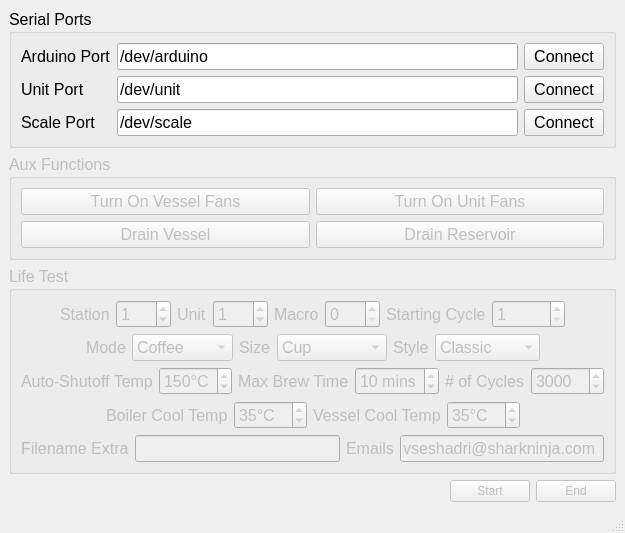
<?xml version="1.0" encoding="UTF-8"?>
<ui version="4.0">
 <class>MainWindow</class>
 <widget class="QMainWindow" name="MainWindow">
  <property name="geometry">
   <rect>
    <x>0</x>
    <y>0</y>
    <width>501</width>
    <height>458</height>
   </rect>
  </property>
  <property name="windowTitle">
   <string>MainWindow</string>
  </property>
  <widget class="QWidget" name="centralwidget">
   <layout class="QVBoxLayout" name="verticalLayout">
    <item>
     <widget class="QGroupBox" name="GB_Serial">
      <property name="font">
       <font>
        <pointsize>12</pointsize>
       </font>
      </property>
      <property name="title">
       <string>Serial Ports</string>
      </property>
      <layout class="QGridLayout" name="gridLayout">
       <item row="0" column="2">
        <widget class="QPushButton" name="PB_Arduino_Connect">
         <property name="text">
          <string>Connect</string>
         </property>
         <property name="checkable">
          <bool>true</bool>
         </property>
        </widget>
       </item>
       <item row="2" column="1">
        <widget class="QLineEdit" name="LE_Scale_Port">
         <property name="text">
          <string>/dev/scale</string>
         </property>
        </widget>
       </item>
       <item row="2" column="2">
        <widget class="QPushButton" name="PB_Scale_Connect">
         <property name="text">
          <string>Connect</string>
         </property>
         <property name="checkable">
          <bool>true</bool>
         </property>
        </widget>
       </item>
       <item row="0" column="1">
        <widget class="QLineEdit" name="LE_Arduino_Port">
         <property name="text">
          <string>/dev/arduino</string>
         </property>
        </widget>
       </item>
       <item row="1" column="2">
        <widget class="QPushButton" name="PB_Unit_Connect">
         <property name="text">
          <string>Connect</string>
         </property>
         <property name="checkable">
          <bool>true</bool>
         </property>
        </widget>
       </item>
       <item row="1" column="1">
        <widget class="QLineEdit" name="LE_Unit_Port">
         <property name="text">
          <string>/dev/unit</string>
         </property>
        </widget>
       </item>
       <item row="0" column="0">
        <widget class="QLabel" name="label">
         <property name="text">
          <string>Arduino Port</string>
         </property>
        </widget>
       </item>
       <item row="1" column="0">
        <widget class="QLabel" name="label_2">
         <property name="text">
          <string>Unit Port</string>
         </property>
        </widget>
       </item>
       <item row="2" column="0">
        <widget class="QLabel" name="label_3">
         <property name="text">
          <string>Scale Port</string>
         </property>
        </widget>
       </item>
      </layout>
     </widget>
    </item>
    <item>
     <widget class="QGroupBox" name="GB_Aux">
      <property name="enabled">
       <bool>false</bool>
      </property>
      <property name="font">
       <font>
        <pointsize>12</pointsize>
       </font>
      </property>
      <property name="title">
       <string>Aux Functions</string>
      </property>
      <layout class="QVBoxLayout" name="verticalLayout_2">
       <item>
        <layout class="QHBoxLayout" name="horizontalLayout_3">
         <item>
          <widget class="QPushButton" name="PB_Vessel_Fans">
           <property name="text">
            <string>Turn On Vessel Fans</string>
           </property>
           <property name="checkable">
            <bool>true</bool>
           </property>
          </widget>
         </item>
         <item>
          <widget class="QPushButton" name="PB_Unit_Fans">
           <property name="text">
            <string>Turn On Unit Fans</string>
           </property>
           <property name="checkable">
            <bool>true</bool>
           </property>
          </widget>
         </item>
        </layout>
       </item>
       <item>
        <layout class="QHBoxLayout" name="horizontalLayout">
         <item>
          <widget class="QPushButton" name="PB_Drain_Vessel">
           <property name="text">
            <string>Drain Vessel</string>
           </property>
           <property name="checkable">
            <bool>true</bool>
           </property>
          </widget>
         </item>
         <item>
          <widget class="QPushButton" name="PB_Drain_Reservoir">
           <property name="text">
            <string>Drain Reservoir</string>
           </property>
           <property name="checkable">
            <bool>true</bool>
           </property>
          </widget>
         </item>
        </layout>
       </item>
      </layout>
     </widget>
    </item>
    <item>
     <widget class="QGroupBox" name="GB_Life_Test">
      <property name="enabled">
       <bool>false</bool>
      </property>
      <property name="font">
       <font>
        <pointsize>12</pointsize>
       </font>
      </property>
      <property name="title">
       <string>Life Test</string>
      </property>
      <layout class="QVBoxLayout" name="verticalLayout_3" stretch="1,0,1,1,1">
       <item>
        <layout class="QHBoxLayout" name="horizontalLayout_4">
         <item>
          <spacer name="horizontalSpacer_3">
           <property name="orientation">
            <enum>Qt::Horizontal</enum>
           </property>
           <property name="sizeHint" stdset="0">
            <size>
             <width>40</width>
             <height>20</height>
            </size>
           </property>
          </spacer>
         </item>
         <item>
          <widget class="QLabel" name="label_4">
           <property name="text">
            <string>Station</string>
           </property>
          </widget>
         </item>
         <item>
          <widget class="QSpinBox" name="SB_Station">
           <property name="minimum">
            <number>0</number>
           </property>
           <property name="maximum">
            <number>999</number>
           </property>
           <property name="value">
            <number>1</number>
           </property>
          </widget>
         </item>
         <item>
          <widget class="QLabel" name="label_5">
           <property name="text">
            <string>Unit</string>
           </property>
          </widget>
         </item>
         <item>
          <widget class="QSpinBox" name="SB_Unit">
           <property name="minimum">
            <number>0</number>
           </property>
           <property name="maximum">
            <number>999</number>
           </property>
           <property name="value">
            <number>1</number>
           </property>
          </widget>
         </item>
         <item>
          <widget class="QLabel" name="label_6">
           <property name="text">
            <string>Macro</string>
           </property>
          </widget>
         </item>
         <item>
          <widget class="QSpinBox" name="SB_Macro">
           <property name="minimum">
            <number>0</number>
           </property>
           <property name="maximum">
            <number>999</number>
           </property>
           <property name="value">
            <number>0</number>
           </property>
          </widget>
         </item>
         <item>
          <widget class="QLabel" name="label_13">
           <property name="text">
            <string>Starting Cycle</string>
           </property>
          </widget>
         </item>
         <item>
          <widget class="QSpinBox" name="SB_Starting_Cycle">
           <property name="minimum">
            <number>1</number>
           </property>
           <property name="maximum">
            <number>99999</number>
           </property>
           <property name="value">
            <number>1</number>
           </property>
          </widget>
         </item>
         <item>
          <spacer name="horizontalSpacer_4">
           <property name="orientation">
            <enum>Qt::Horizontal</enum>
           </property>
           <property name="sizeHint" stdset="0">
            <size>
             <width>40</width>
             <height>20</height>
            </size>
           </property>
          </spacer>
         </item>
        </layout>
       </item>
       <item>
        <layout class="QHBoxLayout" name="horizontalLayout_5">
         <item>
          <spacer name="horizontalSpacer_5">
           <property name="orientation">
            <enum>Qt::Horizontal</enum>
           </property>
           <property name="sizeHint" stdset="0">
            <size>
             <width>40</width>
             <height>20</height>
            </size>
           </property>
          </spacer>
         </item>
         <item>
          <widget class="QLabel" name="label_7">
           <property name="text">
            <string>Mode</string>
           </property>
          </widget>
         </item>
         <item>
          <widget class="QComboBox" name="CB_Mode">
           <property name="sizePolicy">
            <sizepolicy hsizetype="MinimumExpanding" vsizetype="Fixed">
             <horstretch>0</horstretch>
             <verstretch>0</verstretch>
            </sizepolicy>
           </property>
           <property name="minimumSize">
            <size>
             <width>0</width>
             <height>0</height>
            </size>
           </property>
           <property name="currentIndex">
            <number>0</number>
           </property>
           <item>
            <property name="text">
             <string>Coffee</string>
            </property>
           </item>
           <item>
            <property name="text">
             <string>K-cup</string>
            </property>
           </item>
           <item>
            <property name="text">
             <string>Hot Water</string>
            </property>
           </item>
           <item>
            <property name="text">
             <string>Clean</string>
            </property>
           </item>
          </widget>
         </item>
         <item>
          <widget class="QLabel" name="label_8">
           <property name="text">
            <string>Size</string>
           </property>
          </widget>
         </item>
         <item>
          <widget class="QComboBox" name="CB_Size">
           <property name="sizePolicy">
            <sizepolicy hsizetype="MinimumExpanding" vsizetype="Fixed">
             <horstretch>0</horstretch>
             <verstretch>0</verstretch>
            </sizepolicy>
           </property>
           <property name="minimumSize">
            <size>
             <width>0</width>
             <height>0</height>
            </size>
           </property>
           <property name="currentIndex">
            <number>0</number>
           </property>
           <item>
            <property name="text">
             <string>Cup</string>
            </property>
           </item>
           <item>
            <property name="text">
             <string>Cup XL</string>
            </property>
           </item>
           <item>
            <property name="text">
             <string>Travel</string>
            </property>
           </item>
           <item>
            <property name="text">
             <string>Travel XL</string>
            </property>
           </item>
           <item>
            <property name="text">
             <string>Half Carafe</string>
            </property>
           </item>
           <item>
            <property name="text">
             <string>Carafe</string>
            </property>
           </item>
          </widget>
         </item>
         <item>
          <widget class="QLabel" name="label_9">
           <property name="text">
            <string>Style</string>
           </property>
          </widget>
         </item>
         <item>
          <widget class="QComboBox" name="CB_Style">
           <property name="sizePolicy">
            <sizepolicy hsizetype="MinimumExpanding" vsizetype="Fixed">
             <horstretch>0</horstretch>
             <verstretch>0</verstretch>
            </sizepolicy>
           </property>
           <property name="minimumSize">
            <size>
             <width>0</width>
             <height>0</height>
            </size>
           </property>
           <item>
            <property name="text">
             <string>Classic</string>
            </property>
           </item>
           <item>
            <property name="text">
             <string>Rich</string>
            </property>
           </item>
           <item>
            <property name="text">
             <string>Over Ice</string>
            </property>
           </item>
           <item>
            <property name="text">
             <string>Cold Brew</string>
            </property>
           </item>
           <item>
            <property name="text">
             <string>Specialty</string>
            </property>
           </item>
          </widget>
         </item>
         <item>
          <spacer name="horizontalSpacer_6">
           <property name="orientation">
            <enum>Qt::Horizontal</enum>
           </property>
           <property name="sizeHint" stdset="0">
            <size>
             <width>40</width>
             <height>20</height>
            </size>
           </property>
          </spacer>
         </item>
        </layout>
       </item>
       <item>
        <layout class="QHBoxLayout" name="horizontalLayout_12">
         <item>
          <spacer name="horizontalSpacer_10">
           <property name="orientation">
            <enum>Qt::Horizontal</enum>
           </property>
           <property name="sizeHint" stdset="0">
            <size>
             <width>40</width>
             <height>20</height>
            </size>
           </property>
          </spacer>
         </item>
         <item>
          <widget class="QLabel" name="label_12">
           <property name="text">
            <string>Auto-Shutoff Temp</string>
           </property>
          </widget>
         </item>
         <item>
          <widget class="QSpinBox" name="SB_Boiler_Max_Temp">
           <property name="suffix">
            <string>°C</string>
           </property>
           <property name="minimum">
            <number>50</number>
           </property>
           <property name="maximum">
            <number>200</number>
           </property>
           <property name="value">
            <number>150</number>
           </property>
          </widget>
         </item>
         <item>
          <widget class="QLabel" name="label_18">
           <property name="text">
            <string>Max Brew Time</string>
           </property>
          </widget>
         </item>
         <item>
          <widget class="QSpinBox" name="SB_Max_Brew_Time">
           <property name="suffix">
            <string> mins</string>
           </property>
           <property name="minimum">
            <number>1</number>
           </property>
           <property name="value">
            <number>10</number>
           </property>
          </widget>
         </item>
         <item>
          <widget class="QLabel" name="label_14">
           <property name="text">
            <string># of Cycles</string>
           </property>
          </widget>
         </item>
         <item>
          <widget class="QSpinBox" name="SB_Cycles">
           <property name="maximum">
            <number>99999</number>
           </property>
           <property name="value">
            <number>3000</number>
           </property>
          </widget>
         </item>
         <item>
          <spacer name="horizontalSpacer_11">
           <property name="orientation">
            <enum>Qt::Horizontal</enum>
           </property>
           <property name="sizeHint" stdset="0">
            <size>
             <width>40</width>
             <height>20</height>
            </size>
           </property>
          </spacer>
         </item>
        </layout>
       </item>
       <item>
        <layout class="QHBoxLayout" name="horizontalLayout_9">
         <item>
          <spacer name="horizontalSpacer_8">
           <property name="orientation">
            <enum>Qt::Horizontal</enum>
           </property>
           <property name="sizeHint" stdset="0">
            <size>
             <width>40</width>
             <height>20</height>
            </size>
           </property>
          </spacer>
         </item>
         <item>
          <widget class="QLabel" name="label_11">
           <property name="text">
            <string>Boiler Cool Temp</string>
           </property>
          </widget>
         </item>
         <item>
          <widget class="QSpinBox" name="SB_Boiler_Cool_Temp">
           <property name="suffix">
            <string>°C</string>
           </property>
           <property name="minimum">
            <number>20</number>
           </property>
           <property name="maximum">
            <number>150</number>
           </property>
           <property name="singleStep">
            <number>1</number>
           </property>
           <property name="value">
            <number>35</number>
           </property>
          </widget>
         </item>
         <item>
          <widget class="QLabel" name="label_16">
           <property name="text">
            <string>Vessel Cool Temp</string>
           </property>
          </widget>
         </item>
         <item>
          <widget class="QSpinBox" name="SB_Vessel_Cool_Temp">
           <property name="suffix">
            <string>°C</string>
           </property>
           <property name="minimum">
            <number>20</number>
           </property>
           <property name="maximum">
            <number>100</number>
           </property>
           <property name="value">
            <number>35</number>
           </property>
          </widget>
         </item>
         <item>
          <spacer name="horizontalSpacer_9">
           <property name="orientation">
            <enum>Qt::Horizontal</enum>
           </property>
           <property name="sizeHint" stdset="0">
            <size>
             <width>40</width>
             <height>20</height>
            </size>
           </property>
          </spacer>
         </item>
        </layout>
       </item>
       <item>
        <layout class="QHBoxLayout" name="horizontalLayout_7">
         <item>
          <widget class="QLabel" name="label_10">
           <property name="text">
            <string>Filename Extra</string>
           </property>
          </widget>
         </item>
         <item>
          <widget class="QLineEdit" name="LE_Filename_Extra"/>
         </item>
         <item>
          <widget class="QLabel" name="label_15">
           <property name="text">
            <string>Emails</string>
           </property>
          </widget>
         </item>
         <item>
          <widget class="QLineEdit" name="LE_Emails">
           <property name="text">
            <string>vseshadri@sharkninja.com</string>
           </property>
          </widget>
         </item>
        </layout>
       </item>
      </layout>
     </widget>
    </item>
    <item>
     <layout class="QHBoxLayout" name="horizontalLayout_8">
      <item>
       <spacer name="horizontalSpacer_7">
        <property name="orientation">
         <enum>Qt::Horizontal</enum>
        </property>
        <property name="sizeHint" stdset="0">
         <size>
          <width>40</width>
          <height>20</height>
         </size>
        </property>
       </spacer>
      </item>
      <item>
       <widget class="QPushButton" name="PB_Start">
        <property name="enabled">
         <bool>false</bool>
        </property>
        <property name="text">
         <string>Start</string>
        </property>
       </widget>
      </item>
      <item>
       <widget class="QPushButton" name="PB_End">
        <property name="enabled">
         <bool>false</bool>
        </property>
        <property name="text">
         <string>End</string>
        </property>
       </widget>
      </item>
     </layout>
    </item>
   </layout>
  </widget>
  <widget class="QStatusBar" name="statusbar"/>
 </widget>
 <resources/>
 <connections/>
</ui>
